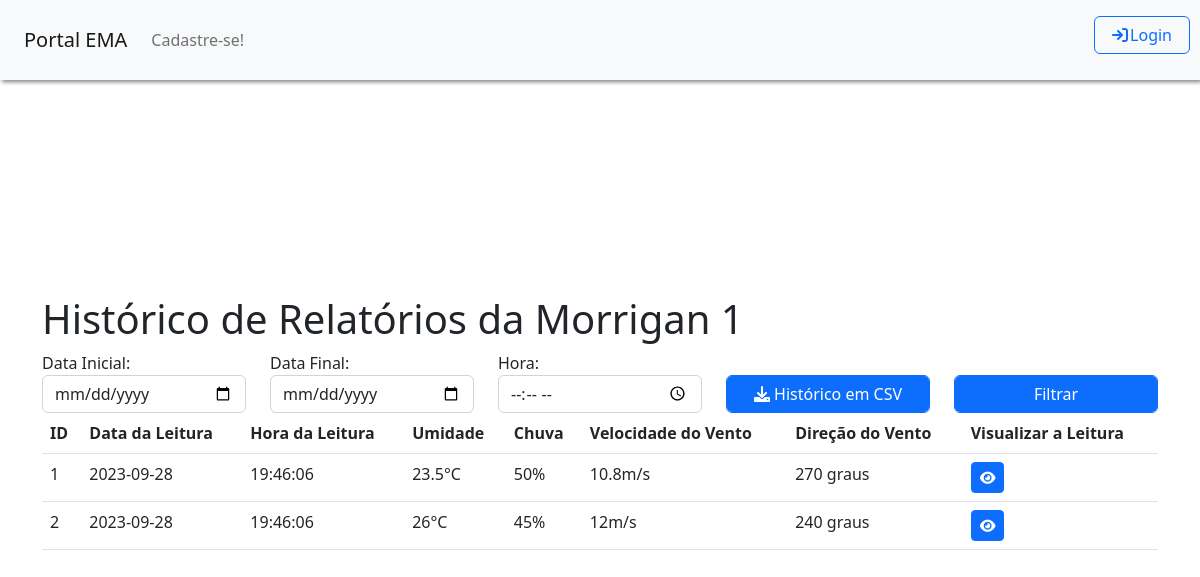
Screenshot of /Tela_Listar_Relatorios.php?idema=1 with the database file from the repository.
### tables this page shows
CREATE TABLE IF NOT EXISTS emas (
  idema INT NOT NULL AUTO_INCREMENT,
  nome VARCHAR(45) NOT NULL,
  ip VARCHAR(45) NOT NULL,
  publica INT NOT NULL,
  latitude VARCHAR(45) NOT NULL,
  longitude VARCHAR(45) NOT NULL,
  usuarios_idusuario INT NOT NULL,
  ativa INT NOT NULL,
  topico_kafka VARCHAR (45) NOT NULL,
  PRIMARY KEY (idema, usuarios_idusuario),
    FOREIGN KEY (usuarios_idusuario)
    REFERENCES usuarios (idusuario));

CREATE TABLE IF NOT EXISTS relatorios (
  idrelatorio INT NOT NULL AUTO_INCREMENT,
  data DATE NOT NULL,
  hora TIME NOT NULL,
   
  temperatura FLOAT NOT NULL,
  unidade_tem VARCHAR(5) NOT NULL,
  erro_tem BOOLEAN NOT NULL,
  umidade FLOAT NOT NULL,
  unidade_um VARCHAR(5) NOT NULL,
  erro_um BOOLEAN NOT NULL,
  vento_velocidade FLOAT NOT NULL,
  unidade_vv VARCHAR(5) NOT NULL,
  erro_vv BOOLEAN NOT NULL,
  vento_direcao FLOAT NOT NULL,
  unidade_vd VARCHAR(50) NOT NULL,
  erro_vd BOOLEAN NOT NULL,
   
  radiacao_solar FLOAT NULL DEFAULT NULL,
  unidade_rs VARCHAR(5) NULL DEFAULT NULL,
  erro_rs BOOLEAN NULL,
  pressao_atmos FLOAT NULL DEFAULT NULL,
  unidade_pa VARCHAR(5) NULL DEFAULT NULL,
  erro_pa BOOLEAN NULL,
  volume_chuva FLOAT NULL DEFAULT NULL,
  unidade_vc VARCHAR(5) NULL DEFAULT NULL,
  erro_vc BOOLEAN NULL,
  frequencia_chuva FLOAT NULL DEFAULT NULL,
  unidade_fc VARCHAR(5) NULL DEFAULT NULL,
  erro_fc BOOLEAN NULL,
   
   
  nao_previstos JSON NULL DEFAULT NULL,
  erros TEXT NULL DEFAULT NULL,
  emas_idema INT NOT NULL,
  PRIMARY KEY (idrelatorio, emas_idema),
    FOREIGN KEY (emas_idema)
    REFERENCES emas (idema));

### controllers/controller_relatorio.php (the view, shortened to what this page needs)
<?php
function listarRelatorios($idema) {
    $conexao = conectarBanco();
    if ($_SERVER['REQUEST_METHOD'] === 'POST') {
        $dataInicial = $_POST['data_inicial'];
        $dataFinal = $_POST['data_final'];
        $horaLeitura = $_POST['hora_leitura'];
        $sql = "SELECT * FROM relatorios WHERE 1=1 AND emas_idema = '$idema'";
        if (!empty($dataInicial)) {
            $sql .= " AND data >= '$dataInicial'";
        }
        if (!empty($dataFinal)) {
            $sql .= " AND data <= '$dataFinal'";
        }
        if (!empty($horaLeitura)) {
            $sql .= " AND hora >= '$horaLeitura'";
        }
        $result = $conexao->query($sql);
    } else {
        $sql = "SELECT * FROM relatorios WHERE 1 = 1 AND emas_idema = '$idema'";
        $result = $conexao->query($sql);
    }
    if ($result->num_rows >= 0) {
        while ($row = $result->fetch_assoc()) {
            echo '<tr id="row-' . $row['idrelatorio'] . '">';
            echo '<td>' . $row['idrelatorio'] . '</td>';
            echo '<td>' . $row['data'] . '</td>';
            echo '<td>' . $row['hora'] . '</td>';
            if($row['erro_tem'] == false){
                echo '<td>' . $row['temperatura'] . $row['unidade_tem'] . '</td>';
            }else{
                echo '<td title="Valor com erro" style="color: red;">' . $row['temperatura'] . $row['unidade_tem'] . '</td>';
            }
            if($row['erro_um'] == false){
                echo '<td>' . $row['umidade'] . $row['unidade_um'] . '</td>';
            }else{
                echo '<td title="Valor com erro" style="color: red;">' . $row['umidade'] . $row['unidade_um'] . '</td>';
            }
            if($row['erro_vv'] == false){
                echo '<td>' . $row['vento_velocidade'] . $row['unidade_vv'] . '</td>';
            }else{
                echo '<td title="Valor com erro" style="color: red;">' . $row['vento_velocidade'] . $row['unidade_vv'] . '</td>';
            }
            if($row['erro_vd'] == false){
                echo '<td>' . $row['vento_direcao'] . ' ' . $row['unidade_vd'] . '</td>';
            }else{
                echo '<td title="Valor com erro" style="color: red;">' . $row['vento_direcao'] . ' ' . $row['unidade_vd'] . '</td>';
            }
            echo '<td>';
            echo '<a href="Tela_Visualizar_Relatorio.php?idrelatorio=' . $row['idrelatorio'] . '"><button name="btn-visualizar-relatorio" type="button" class="btn btn-primary btn-sm" onclick="">';
            echo '<i class="fas fa-eye"></i>';
            echo '</button></a>';
            echo '</td>';
            echo '</tr>';
        }
    } else {
        echo '<tr><td colspan="7">Nenhum dado encontrado.</td></tr>';
    }
}
function buscarEMAPorID($idema) {
    $conexao = conectarBanco();
    $idema = mysqli_real_escape_string($conexao, $idema);
    $query = "SELECT * FROM emas WHERE idema = '$idema'";
    $resultado = mysqli_query($conexao, $query);
    if ($resultado && mysqli_num_rows($resultado) > 0) {
        $ema = mysqli_fetch_assoc($resultado);
        return $ema;
    } else {
        return false;
    }
}
?>

### Tela_Listar_Relatorios.php (shortened to what this page needs)
<!DOCTYPE html>
<?php
require '../portalEMA/functions/geral.php';
require '../portalEMA/controllers/controller_relatorio.php';
$emaID = $_GET['idema'];
$ema = buscarEMAPorID($emaID);
?>
<html>
    <head>
        <link rel="stylesheet" type="text/css" href="../portalEMA/css/style.css">
        <link rel="stylesheet" href="https://unpkg.com/leaflet@1.7.1/dist/leaflet.css" />
        <link rel="stylesheet" href="https://cdnjs.cloudflare.com/ajax/libs/font-awesome/6.0.0-beta3/css/all.min.css">
        <link rel="stylesheet" type="text/css" href="https://cdn.jsdelivr.net/npm/bootstrap@5.2.3/dist/css/bootstrap.min.css">
        <link rel="stylesheet" type="text/css" href="https://cdn.datatables.net/1.13.6/css/jquery.dataTables.min.css">
    </head>
    <body>
        <div class="container" style="margin-top: 5%;">
            <h1>Histórico de Relatórios da <?php echo $ema['nome'] ?></h1>
            <form method="POST" action="">
                <div class="row justify-content-between">
                    <div class="col">
                        <label for="data_inicial">Data Inicial:</label>
                        <input type="date" name="data_inicial" id="dataInicial" class="form-control">
                    </div>
                    <div class="col">
                        <label for="data_final">Data Final:</label>
                        <input type="date" name="data_final" id="dataFinal" class="form-control">
                    </div>
                    <div class="col">
                        <label for="hora_leitura">Hora:</label>
                        <input type="time" name="hora_leitura" id="hora" class="form-control">
                    </div>
                    <div class="col">
                        <a href="../portalEMA/functions/download_historico_csv.php?idema=<?php echo $emaID; ?>&&nome=<?php echo $ema['nome']; ?>" class="btn btn-primary form-control">
                            <i class="fas fa-download"></i>
                            Histórico em CSV
                        </a>
                    </div>
                    <div class="col">
                        <button name="btn-filtrar" type="submit" class="btn btn-primary form-control">Filtrar</button>
                    </div>
                </div>
            </form>
            <table id="datatable" class="table table-responsive" style="width:100%"
                   <thead>
                    <tr>
                        <th>ID</th>
                        <th>Data da Leitura</th>
                        <th>Hora da Leitura</th>
                        <th>Umidade</th>
                        <th>Chuva</th>
                        <th>Velocidade do Vento</th>
                        <th>Direção do Vento</th>
                        <th>Visualizar a Leitura</th>
                    </tr>
                <tbody>
                    <?php
                    listarRelatorios($ema['idema']);
                    ?>
                </tbody>
            </table>
        </div>
    </body>
</html>

### css/style.css (style rules this page uses)
html, body { height: 100%; }
body { display: -ms-flexbox; display: -webkit-box; display: flex; -ms-flex-align: center; -ms-flex-pack: center; -webkit-box-align: center; align-items: center; -webkit-box-pack: center; justify-content: center; padding-top: 40px; padding-bottom: 40px; background-color: #f5f5f5; }

### rows the page displays
emas: nome "Morrigan 1"
relatorios: idrelatorio "1", data "2023-09-28", hora "19:46:06", temperatura "23.5", unidade_tem "°C", umidade "50", unidade_um "%", vento_velocidade "10.8", unidade_vv "m/s", vento_direcao "270", unidade_vd "graus"
relatorios: idrelatorio "2", data "2023-09-28", hora "19:46:06", temperatura "26", unidade_tem "°C", umidade "45", unidade_um "%", vento_velocidade "12", unidade_vv "m/s", vento_direcao "240", unidade_vd "graus"
